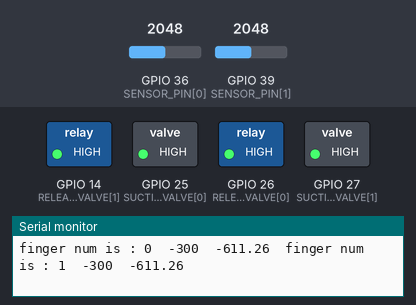
The sketch below on a simulated ESP32. Parts: switched loads named in the sketch (green lamp = pin HIGH), the last lines printed to the serial monitor. The inputs (shaded band) are chosen by the test bench; at power-on: GPIO 36 (SENSOR_PIN[0]) = 2048, GPIO 39 (SENSOR_PIN[1]) = 2048.

Above: at 1.2 s.
1.3 s: GPIO 36 (SENSOR_PIN[0]) set to 967
4.3 s: GPIO 36 (SENSOR_PIN[0]) set to 871
5.8 s: GPIO 39 (SENSOR_PIN[1]) set to 992
7.3 s: GPIO 39 (SENSOR_PIN[1]) set to 901
At 10.2 s:
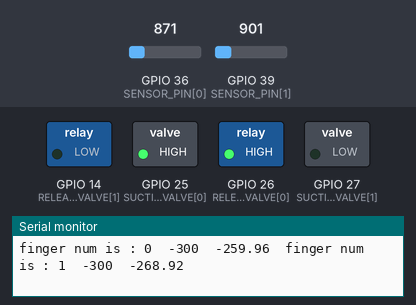
10.3 s: GPIO 36 (SENSOR_PIN[0]) set to 356
13.3 s: GPIO 36 (SENSOR_PIN[0]) set to 321
Timing chart, 0 to 16.5 s (numbered marks = the images above; inputs shaded):
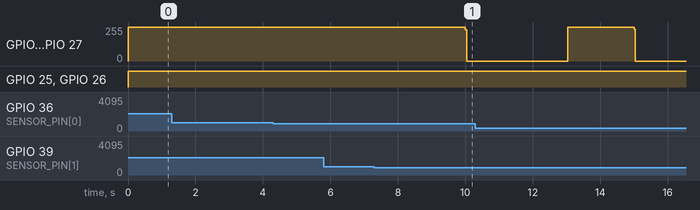

The sketch:

ElectroAirRegulator_MultiSenor.ino
```cpp
/*
2019/11/11

ESP32
pin parts
IO  Name       discription
-------------------------------------
36  SENSOR_VP  air pressure sensor 01
39  SENSOR_VN  air pressuer sensor 02
34  IO04       air pressure sensor 03
35  IO25       air pressuer sensor 04
32  IO26       air pressure sensor 05
33  IO27       air pressuer sensor 06
25  IO25       suction valve 01
26  IO26       rerease valve 01
27  IO27       suction valve 02
14  IO14       rerease valve 02
13  IO13       suction valve 03
23  IO23       rerease valve 03
22  IO22       suction valve 04
21  IO21       rerease valve 04
19  IO19       suction valve 05
18  IO18       rerease valve 05
17  IO17       suction valve 06
16  IO16       rerease valve 06

IO0，IO2はプログラム書き込み時に使われるので使用しないほうが良い?
*/

#include <Arduino.h>

#define PULSE_SUCTION_WIDTH 3000 //吸引の間隔
#define PULSE_RELEACE_WIDTH 2000 //排気の間隔
#define RANGE 20 //目標気圧との誤差許容範囲

#define SUCTION_POINT_NUM 2 //吸引点の数
int SUCTION_VALVE[] = {25,27,13,22,19,17};
int RELEACE_VALVE[] = {26,14,23,21,18,16};
int SENSOR_PIN[] = {36,39,34,35,32,33};

//#define LOOP 10 // 生データを時間平滑化するためのループ回数
//int loop_time; //ループ回数
//double loop_raw_pres[SUCTION_POINT_NUM][LOOP]; //時間平滑化のためのデータ保存場所，センサー値（センサー番号）（ループ番号）
//double average_pres[SUCTION_POINT_NUM]; //平滑化したあとの各センサーの値
double each_raw_pres[SUCTION_POINT_NUM]; //各センサーの値

int aim_pres[] = {-300,-300,-300,-300,-300,-300}; //初期目標気圧

bool suction_flag[SUCTION_POINT_NUM] = {false}; //目標気圧より気圧が高いときに吸引を行う
bool timer_flag=false; //タイマー割り込みを行うフラグ

//Timer関連セットアップ
hw_timer_t * timer = NULL;
//portMUX_TYPE型の変数で、メインループとISRで共用変数を変更する時の同期処理に使用
portMUX_TYPE timerMux = portMUX_INITIALIZER_UNLOCKED;
//メインループとISRで共用するためのカウンターです。コンパイラーの最適化によって消去されないように、volatile宣言をします
volatile uint32_t isrCounter = 0;
volatile uint32_t lastIsrAt = 0;


//気圧センサの値を読み込み，単純時間平均をとる関数
void read_sensor_value(int sensor_num){
  double raw_pres = 0;
  raw_pres = analogRead(SENSOR_PIN[sensor_num]);
  raw_pres = raw_pres/4095*3.3/2.7*(-1000); //単位 mbar (1mbar = 1hPa)に変換

  each_raw_pres[sensor_num]=raw_pres;

//  //計測値をループ回数分保存する
//  loop_time=(loop_time+1)%LOOP;//ループ番号を更新
//  loop_raw_pres[sensor_num][loop_time] = raw_pres;
//
//  //計測値の単純移動平均を計算
//  average_pres[sensor_num] = 0;//平均値の初期化
//  for(int i=0;i<LOOP;i++){
//    Serial.println();
//    average_pres[sensor_num] += loop_raw_pres[sensor_num][i];
//  }
//  average_pres[sensor_num] = average_pres[sensor_num]/LOOP;

}


//目標気圧値までバルブの開閉を行う関数
void change_valve(int sensor_num){
  if(!suction_flag[sensor_num]){
    if(each_raw_pres[sensor_num]>=aim_pres[sensor_num]+RANGE){//目標気圧+RANGE以上なら吸う
      digitalWrite(SUCTION_VALVE[sensor_num] , LOW);
      digitalWrite(RELEACE_VALVE[sensor_num] , LOW);
    }else if(each_raw_pres[sensor_num]>=aim_pres[sensor_num]-RANGE){//目標気圧±RANGE以内なら停止
      digitalWrite(SUCTION_VALVE[sensor_num] , HIGH);
      digitalWrite(RELEACE_VALVE[sensor_num] , LOW);
//------------------------------------------------------------------------------
      suction_flag[sensor_num] = true;//バルブを止めて気圧調整するときはコメントアウトを解除
//      Serial.print("STOP");Serial.print("\t");
//------------------------------------------------------------------------------
    }else{//目標気圧-RANGE以下なら排気
      digitalWrite(SUCTION_VALVE[sensor_num] , HIGH);
      digitalWrite(RELEACE_VALVE[sensor_num] , HIGH);
    }
  }else{
    digitalWrite(SUCTION_VALVE[sensor_num] , HIGH);
    digitalWrite(RELEACE_VALVE[sensor_num] , HIGH);
  }
}


//全部のバルブを開放して気圧を開放．
void releace(){
  for(int i;i<SUCTION_POINT_NUM;i++){
    digitalWrite(SUCTION_VALVE[i] , HIGH);
    digitalWrite(RELEACE_VALVE[i] , HIGH);
    suction_flag[i] = false;
  }
}


//割り込み処理関数
void IRAM_ATTR onTimer(){
  // Increment the counter and set the time of ISR
  portENTER_CRITICAL_ISR(&timerMux);
  isrCounter++;
//  lastIsrAt = millis();
  portEXIT_CRITICAL_ISR(&timerMux);

  //以下割り込み処理
  for(int i=0;i<SUCTION_POINT_NUM;i++){
//  for(int i=0;i<2;i++){
    //気圧センサーの値を計測
    read_sensor_value(i);
  }

  // 気圧の調整
  for(int i=0;i<SUCTION_POINT_NUM;i++){
    change_valve(i);
  }

  //排気パルス実行
  if((isrCounter%(PULSE_SUCTION_WIDTH+PULSE_RELEACE_WIDTH)) < PULSE_SUCTION_WIDTH){
    for(int i=0;i<SUCTION_POINT_NUM;i++){
      change_valve(i);
    }
  }else{
    releace();
  }

}

// バルブの動作をチェックする
void test_valve(){
  Serial.println("test valves");
  for(int i;i<SUCTION_POINT_NUM;i++){
    digitalWrite(SUCTION_VALVE[i] , HIGH);
    delay(100);
    digitalWrite(RELEACE_VALVE[i] , HIGH);
    delay(100);
  }
  for(int i;i<SUCTION_POINT_NUM;i++){
    digitalWrite(SUCTION_VALVE[i] , LOW);
    digitalWrite(RELEACE_VALVE[i] , LOW);
  }
}

void setup() {
  //change pin mode
  Serial.begin(9600);
  Serial.println("start setup");
  for(int i=0;i<SUCTION_POINT_NUM;i++){
    pinMode(SUCTION_VALVE[i] , OUTPUT);
    pinMode(RELEACE_VALVE[i] , OUTPUT);
  }

  //timer set up
  // Use 1st timer of 4 (counted from zero).
  // Set 80 divider for prescaler (see ESP32 Technical Reference Manual for more　info).
  timer = timerBegin(0, 80, true);
  // Attach onTimer function to our timer.
  timerAttachInterrupt(timer, &onTimer, true);
  // Set alarm to call onTimer function every second (value in microseconds).
  // Repeat the alarm (third parameter)
  // timer 1ms
  timerAlarmWrite(timer, 1000, true);
  // Start an alarm
  timerAlarmEnable(timer);

}


void loop() {
  if ( Serial.available()) {
    int suction_value =100;
    int finger_data = 0;
    byte sig = Serial.read();
    finger_data = sig >> 5; //上位3bitにどの指の情報かが入っている
    suction_value = sig & 31; //下位5bitに吸引の強度情報が入っている
    //    byte a = finger_data + suction_value;
    int finger_num = finger_data - 1;//吸引点と指の番号を対応させる

    //map関数を使って吸引気圧を初期吸引目標値を参考に31段階で変換する
    suction_value = map(suction_value, 0, 31, 0, -500);

    // 吸引値を更新する
    aim_pres[finger_num]=suction_value;

    if(suction_value>0){
      suction_flag[finger_num]=true;
    }else{
      suction_flag[finger_num]=false;
    }
  }


   for(int i=0;i<SUCTION_POINT_NUM;i++){
     Serial.print("finger num is : ");
     Serial.print(i);
     Serial.print("\t");
     Serial.print(aim_pres[i]);
     Serial.print("\t");
     Serial.print(each_raw_pres[i]);
     Serial.print("\t");
   }
   //  Serial.println(loop_raw_pres[0][0]);
   Serial.println();
}
```

Measured:
- the behaviour switches between 939 and 938 on GPIO 39 (SENSOR_PIN[1]) (found by bisection; images 0 and 1)
- after the input at 7.3 s, GPIO 14 (RELEACE_VALVE[1]), GPIO 27 (SUCTION_VALVE[1]): 255/255 → 0/255 after 2.7 s
